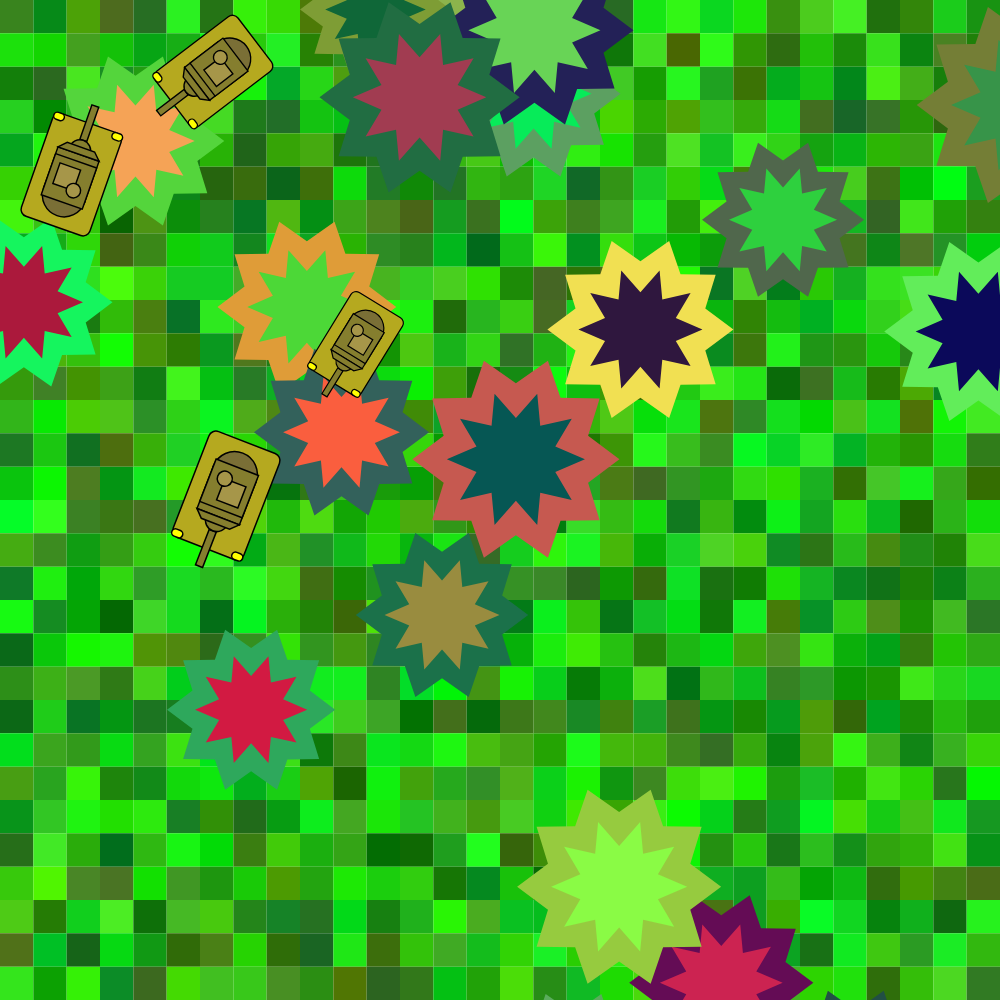
Frame 1 (no input)
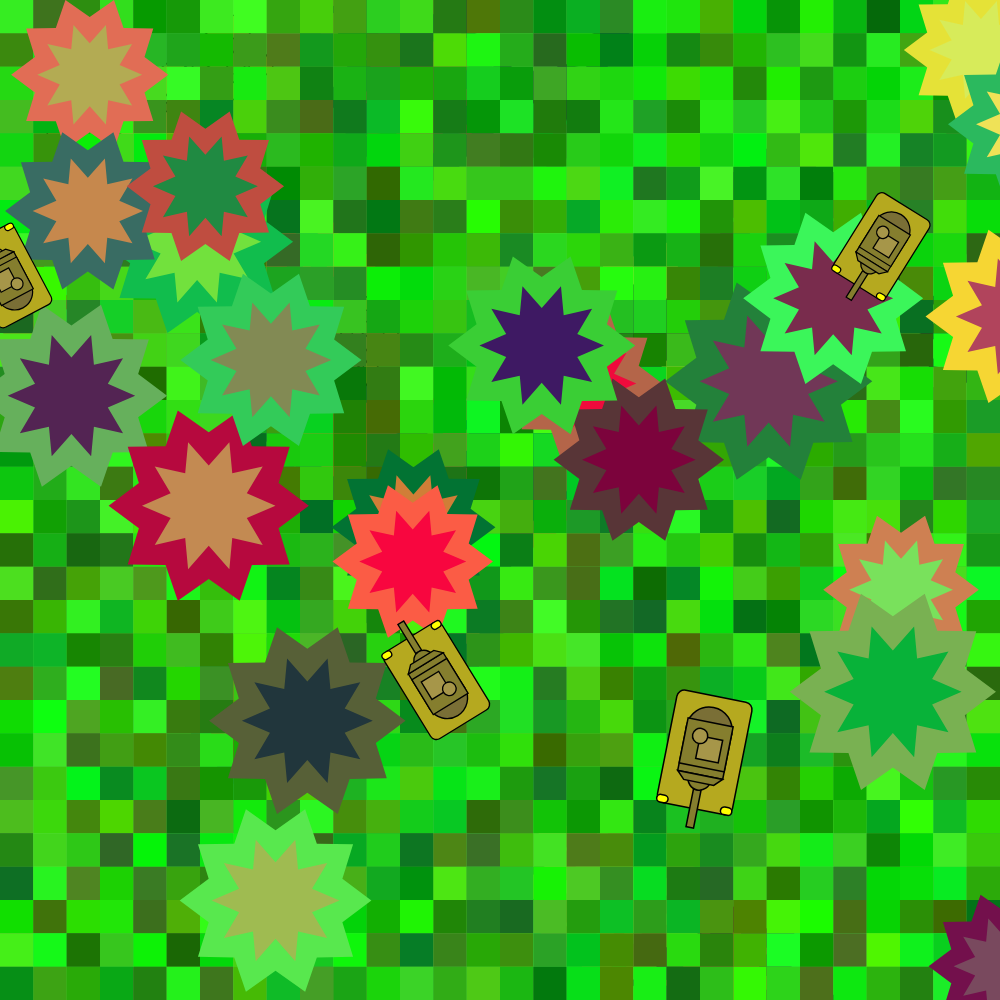
Frame 2 (the mouse pressed at the canvas centre, redrawn once)

The p5.js sketch that drew these frames (run headless with seeded random() and noise() and a simulated clock; the mouse was pressed at the canvas centre and the sketch redrawn once):

// p5.js sketch
// ── sketch.js
let unit;
function setup() {
    createCanvas(visualViewport.height, visualViewport.height);
    noLoop();
    unit = width/30;
}

function draw() {
   drawBackground(unit);
   fill(100);
   for(i=0;i<40;i++){
        bush(random(width), random(height), random(0.5, 0.7), random(255), random(255), random(50, 100), random(255), random(255), random(50, 100));
   }
   for(i=0;i<4;i++){
        drawTank(random(width), random(height), random(0.6, 0.8), random(2)*PI);
   }
}

function bush(x, y, s, r1, g1, b1, r2, g2, b2){
    push();
        translate(x, y);
        scale(s)
        strokeWeight(2);
        fill(r1, g1, b1);
        spikybush(x, y, 110, 150, 10);
        noStroke();
        fill(r2, g2, b2);
        spikybush(x, y, 60, 100, 10);      
    pop();
}

function drawTank(x, y, s, r){
    stroke(0);
    strokeWeight(2);
    push();
        translate(x, y);
        scale(s);
        rotate(r)
        //chassis
        fill(181, 169, 31);
        rect(-75, -50, 150, 100, 10);

        //turret back
        fill(122, 111, 54);
        circle(30, 0, 60);

        //main turret
        fill(133, 126, 46);
        rect(-100, -5, 50, 10);
        circle(-35, 0, 30);
        rect(-30, -30, 60, 60);
        rect(-20, -30, 60, 60);
        quad(-30, -30, -30, 30, -40, 20, -40, -20);

        //hatch
        fill(166, 150, 73)
        square(-10, -10, 30);
        circle(20, -10, 20);

        //lights
        fill(255, 255, 0);
        rect(-75, -50, 10, 15, 5);
        rect(-75, 35, 10, 15, 5);
        
    pop();

}
function drawBackground(u){
    
    for(let i = 0; i < width/u; i++){
        for(let k = 0; k < width/u; k++){
            fill(random(80), random(100, 255), random(40));
            noStroke();
            rect(i*u, k*u, u, u);
        }
    }
}

function spikybush(x, y, inrad, outrad, pnum) {
    let ang = TWO_PI/pnum;
    let half = ang/2;
    beginShape();
    for (let k = 0; k < TWO_PI; k += ang) {
      let px = x+cos(k)*outrad;
      let py = y+sin(k)*outrad;
      vertex(px, py);
      px = x+cos(half+k)*inrad;
      py = y+sin(half+k)*inrad;
      vertex(px, py);
    }
    endShape(CLOSE);
}
  
// ── style.css
html, body {
    margin: 0;
    padding: 0;
    background-color: black;
}
canvas {
    display: block;
}
video{
    
    display: none;
}
